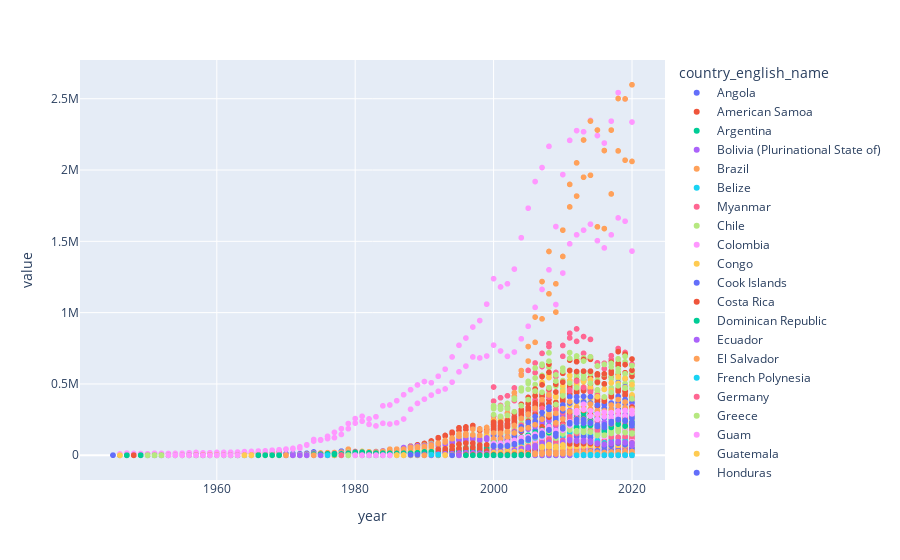

The notebook cell saved with this chart:
### Code cell
import plotly.express as px
df = Import_Or_export_dataframe # this is a pandas DataFrame
fig = px.scatter(df, x="year", y="value", color="country_english_name")
fig.show()
